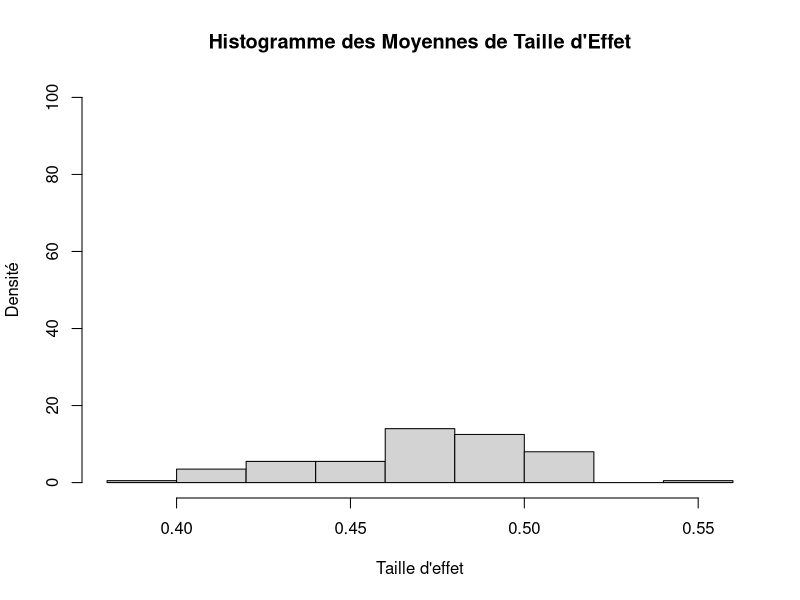

This figure's R source:
# Objectif de l'étape 1:
# Déterminer la taille d'effet du cas incongruent sur le cas congruent.
# On part d'un nombre fixé d'observations, ici n = 1000, et on les duplique en utilisant du Bootstrap :
#   Un grand nombre de fois (ici 3000), on va sélectionner 800 observations aléatoirement sur ces 1000,
#   et on va calculer la taille d'effet observée sur ce tirage d'observation.
#   Le alpha et la puissance (donc le beta) sont fixés, ce qui permet de calculer la taille d'effet nécessaire
#   pour avoir une telle puissance étant donné ce alpha.
#   Dans les faits, on tri les valeurs des 800 observations considérées, et la taille d'effet correspond à
#   la différence entre la (1-alpha)ième valeurs et la (1-beta)ième.
# Une fois le calcul effectué pour chaque itération du Bootstrap, on estime la taille d'effet désirée par 
# la moyenne des tailles d'effets obtenues précédemments.
tailledeffet<-function(mean, var, alpha, puissance, n_observation, n_iteration, percent_bootstrap)
{
  norm <- rnorm(n_observation, mean, sqrt(var))
  
  meanu <- 1:n_iteration
  for (i in 1:n_iteration) {
    rand <- sample(1:n_observation, percent_bootstrap*n_observation)
    bootstrap <- norm[rand]
    tri <- sort(bootstrap)
    max <- round((1-alpha)*length(bootstrap))
    min <- round((1-puissance)*length(bootstrap))
    umax <- tri[max+1]
    umin <- tri[min+1]
    meanu[i] <- (umax - umin)/(sd(norm)*(sqrt(percent_bootstrap*n_observation)))
  }

  #hist(meanu,main="Histogramme de Taille d'Effet",xlab="Taille d'effet",ylab="Densité",ylim=c(0,20*sqrt(percent_bootstrap*n_observation/var(norm))),proba=T)
  
  return(mean(meanu))
}

# On répète le processus P précédent un bon nombre de fois pour estimer E[P], qui devrait être très proche
# de la taille d'effet réelle.
mean <- 0
var <- 0.1
alpha <- 0.05
puissance <- 0.9
n_observation <- 50
n_iteration <- 300
percent_bootstrap <- 0.8

tab <- 1:100
for (i in 1:100) {
te<-tailledeffet(mean,var, alpha, puissance, n_observation, n_iteration, percent_bootstrap)
tab[i] <- te
}

hist(tab,main="Histogramme des Moyennes de Taille d'Effet",xlab="Taille d'effet",ylab="Densité",ylim=c(0,length(tab)),proba=T)

mean(tab)
power.t.test(power=puissance,sig.level=alpha,n=n_observation*percent_bootstrap,type="one.sample",alternative="one.sided")[2]